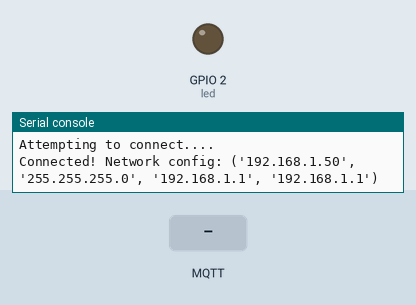
The program below on a simulated ESP32 board running MicroPython. On the bench: output pins drawn as LEDs (lit = HIGH), the last lines printed to the serial console. The test bench sets the inputs (shaded band). WiFi joins after 1.5 s; no MQTT or app messages arrive unless stated.

Above: at 3.3 s.
3.4 s: MQTT message "true" arrives on the first subscribed topic
At 4.0 s:
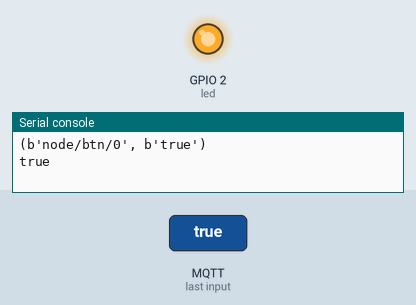
4.9 s: MQTT message "false" arrives on the first subscribed topic
At 5.4 s:
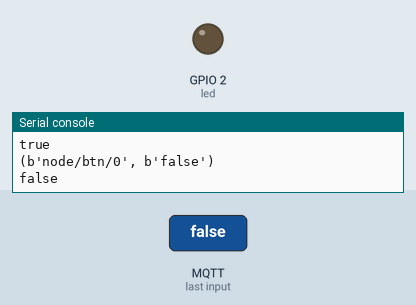
Timing chart, 0 to 7.9 s (numbered marks = the images above; inputs shaded):
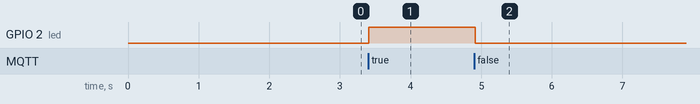

The program:

subscriber.py
```python
import network, utime, machine
from machine import Pin
from time import sleep
# Replace the following with your WIFI Credentials
SSID = "tsm"
SSID_PASSWORD = "123456789"


def do_connect():
    sta_if = network.WLAN(network.STA_IF)
    if not sta_if.isconnected():
        print('connecting to network...')
        sta_if.active(True)
        sta_if.connect(SSID, SSID_PASSWORD)
        while not sta_if.isconnected():
            print("Attempting to connect....")
            utime.sleep(1)
    print('Connected! Network config:', sta_if.ifconfig())

print("Connecting to your wifi...")
do_connect()

led = Pin(2, Pin.OUT)
# Functions mqtt
def sub_cb(topic, msg):
    print((topic, msg))
    print(msg.decode())
    if msg.decode()=="true":
        led.value(1)
    else:
        if msg.decode()=="false":
            led.value(0)
def reset():
    print("Resetting...")
    sleep(5)
    machine.reset()

# main.py
from umqtt.simple import MQTTClient


### --- same as before ---
CLIENT_NAME = 'node'
BROKER_ADDR = '192.168.137.1'
mqttc = MQTTClient(CLIENT_NAME, BROKER_ADDR, keepalive=60)
mqttc.set_callback(sub_cb)
mqttc.connect()

### ----------------------

# Subscriber topic setup
CLICK_TOPIC = CLIENT_NAME.encode() + b'/btn/0'
mqttc.subscribe(CLICK_TOPIC)

while True:
    try:
        mqttc.check_msg()

    except OSError as e:
        print(e)
        reset()
    sleep(0.05)
    #print("Waiting...")

mqttClient.disconnect()
```

Measured:
- after the input at 3.4 s, GPIO 2 (led): LOW → HIGH at once
- after the input at 4.9 s, GPIO 2 (led): HIGH → LOW at once
